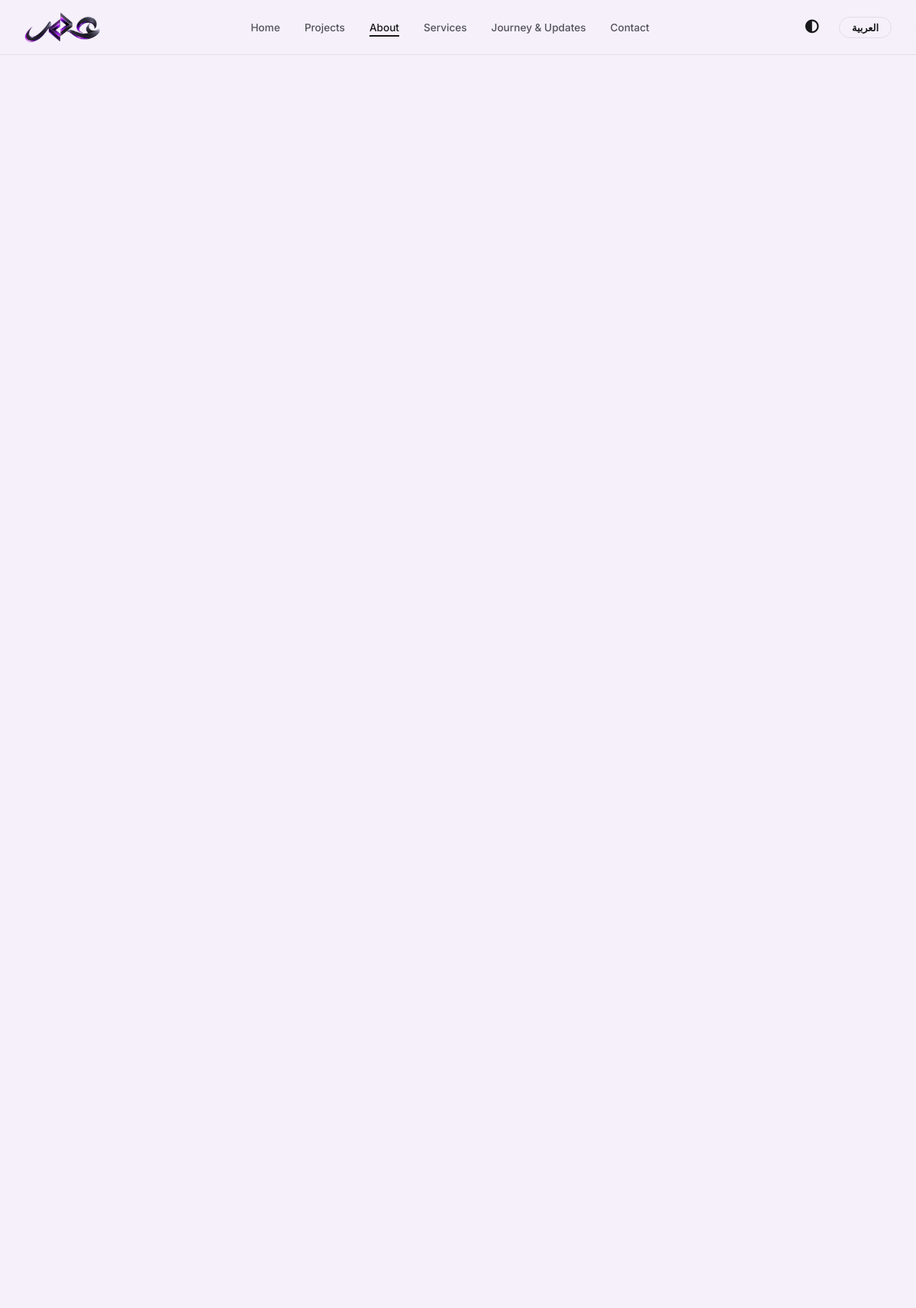
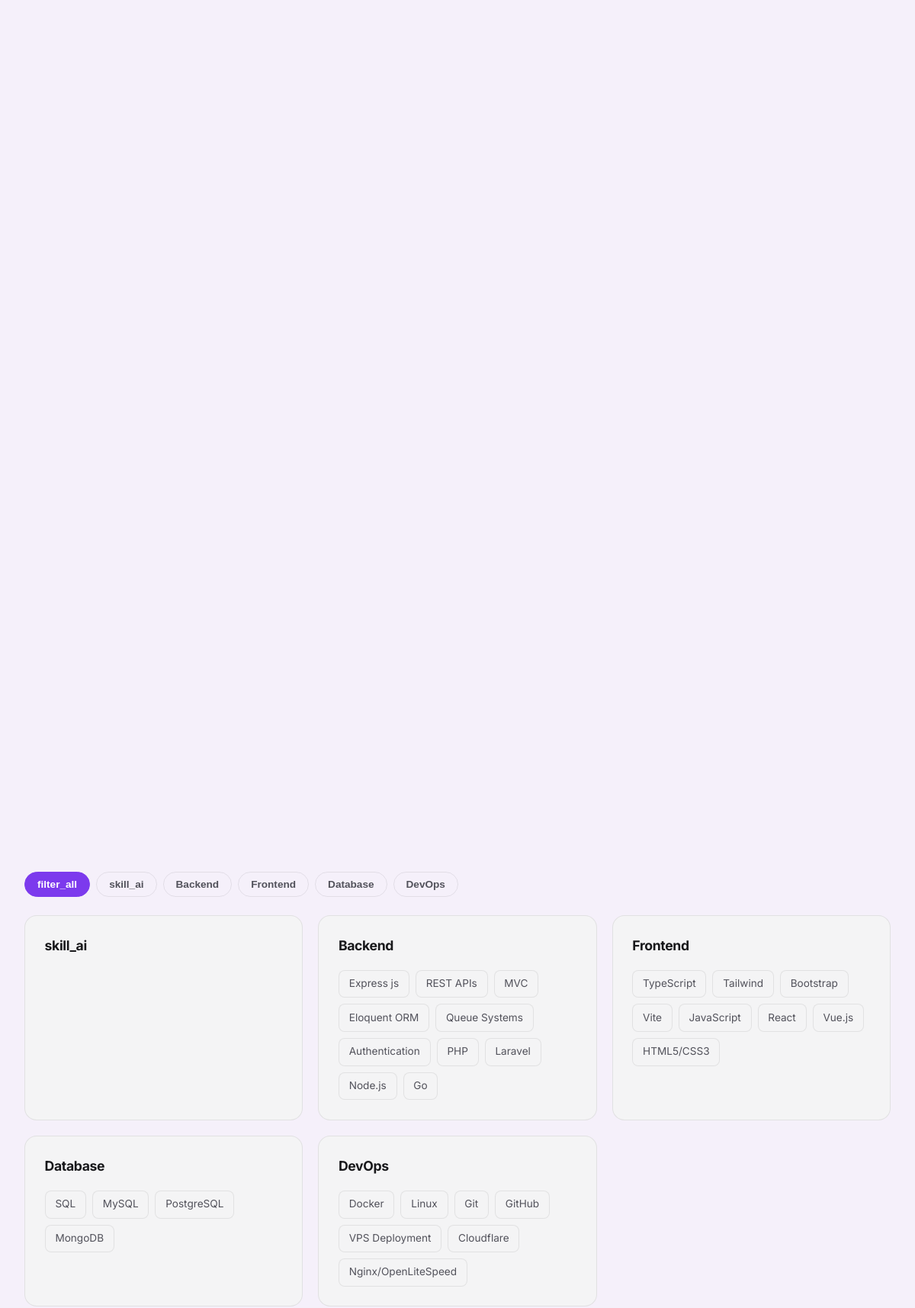
/about (upper part), run on the app's committed database (2 pictures, top to bottom).
### tables this page shows
CREATE TABLE `translations` (
  `id` int NOT NULL AUTO_INCREMENT,
  `msgid` varchar(255) NOT NULL,
  `en` text,
  `ar` text,
  `created_at` timestamp NULL DEFAULT CURRENT_TIMESTAMP,
  PRIMARY KEY (`id`),
  UNIQUE KEY `msgid` (`msgid`)
);

CREATE TABLE `skills` (
  `id` int NOT NULL AUTO_INCREMENT,
  `category` varchar(50) NOT NULL,
  `name_en` varchar(255) NOT NULL,
  `name_ar` varchar(255) DEFAULT NULL,
  `sort_order` int DEFAULT '0',
  `created_at` timestamp NULL DEFAULT CURRENT_TIMESTAMP,
  PRIMARY KEY (`id`)
);

### public/index.php (called while the page is built, shortened)
<?php
require_once APP_PATH . '/helpers.php';
spl_autoload_register(function ($class) {
    $path = BASE_PATH . '/' . str_replace('\\', '/', $class) . '.php';
});
require_once APP_PATH . '/Router.php';
$router = new app\Router();
$router->add('', 'app\controllers\HomeController', 'index');
$router->add('about', 'app\controllers\AboutController', 'index');
$router->add('projects', 'app\controllers\ProjectController', 'index');
$router->add('projects/:slug', 'app\controllers\ProjectController', 'detail');
$router->add('blog', 'app\controllers\BlogController', 'index');
$router->add('services', 'app\controllers\ServicesController', 'index');
$router->add('contact', 'app\controllers\ContactController', 'index');
$router->add('contact/submit', 'app\controllers\ContactController', 'submit');
$router->add('lang', 'app\controllers\Controller', 'switchLang');
$url = $_GET['url'] ?? '';
$router->dispatch($url);

### app/controllers/AboutController.php (called while the page is built, shortened)
<?php
class AboutController extends Controller
{
    public function index()
    {
        $this->render('about', [
            'title_key' => 'nav_about',
            'active_page' => 'about'
        ]);
    }
}

### app/helpers.php (called while the page is built, shortened)
<?php
function translate($msgid) {
    $lang = $_SESSION['lang'] ?? $_COOKIE['lang'] ?? 'en';
    return Translation::get($msgid, $lang);
}
function is_editor_mode() {
    return isset($_SESSION['admin_user_id'], $_SESSION['admin_editor_active'])
        && ($_SERVER['HTTP_SEC_FETCH_DEST'] ?? '') === 'iframe';
}
function t($msgid) {
    $text = translate($msgid);
    return $text;
}
function get_current_lang() {
    return $_SESSION['lang'] ?? $_COOKIE['lang'] ?? 'en';
}
function is_rtl() {
    return get_current_lang() === 'ar';
}

### app/models/Translation.php (called while the page is built, shortened)
<?php
class Translation extends Model
{
    public static function get($msgid, $lang = 'en')
    {
        $sql = "SELECT `$lang` FROM translations WHERE msgid = ? LIMIT 1";
        $stmt = self::query($sql, [$msgid]);
        $result = $stmt->fetch();
        return $result[$lang] ?? $msgid;
    }
}

### app/models/Model.php (called while the page is built, shortened)
<?php
abstract class Model
{
    protected static $db;
    public static function connect()
    {
        if (self::$db === null) {
            $host = getenv('DB_HOST') !== false ? getenv('DB_HOST') : 'localhost';
            $name = getenv('DB_NAME') !== false ? getenv('DB_NAME') : 'portfolio';
            $user = getenv('DB_USER') !== false ? getenv('DB_USER') : 'root';
            $pass = getenv('DB_PASS') !== false ? getenv('DB_PASS') : 'root';
            try {
                self::$db = new PDO("mysql:host=$host;dbname=$name;charset=utf8mb4", $user, $pass);
                self::$db->setAttribute(PDO::ATTR_ERRMODE, PDO::ERRMODE_EXCEPTION);
                self::$db->setAttribute(PDO::ATTR_DEFAULT_FETCH_MODE, PDO::FETCH_ASSOC);
                self::$db->exec("SET NAMES utf8mb4");
            } catch (PDOException $e) {
                die("Connection failed: " . $e->getMessage());
            }
        }
        return self::$db;
    }
    protected static function query($sql, $params = [])
    {
        $stmt = self::connect()->prepare($sql);
        $stmt->execute($params);
        return $stmt;
    }
}

### app/models/Skill.php (called while the page is built, shortened)
<?php
class Skill extends Model {
    public static function all() {
        return self::query("SELECT * FROM skills ORDER BY category, sort_order, id")->fetchAll();
    }
    public static function getGrouped() {
        $skills = self::all();
        $grouped = [];
        foreach ($skills as $skill) {
            $grouped[$skill['category']][] = $skill;
        }
        return $grouped;
    }
}

### app/views/about.php (the view, shortened to what this page needs)
<?php
include PARTIAL_PATH . '/header.php';
$lang = get_current_lang();
$skills = Skill::getGrouped();
?>
<?php
$categories = ['ai' => 'skill_ai', 'backend' => 'skill_backend', 'frontend' => 'skill_frontend', 'database' => 'skill_database', 'devops' => 'skill_devops'];
?>
<section class="about-hero-v2">
    <div class="container about-hero-grid">
    </div>
</section>
<section class="about-stats">
    <div class="container about-stats-grid">
    </div>
</section>
<div class="container">
    <section class="about-block about-story-grid">
    </section>
    <section class="about-block">
        <div class="principles-grid">
        </div>
    </section>
    <section class="about-block">
        <div class="exp-list">
        </div>
    </section>
    <section class="about-block about-skills-section" id="about-skills">
        <div class="skill-tabs" role="tablist">
            <button class="filter-btn active" data-skill-tab="all"><?= t('filter_all') ?></button>
            <?php foreach ($categories as $catKey => $catMsgId): ?>
                <button class="filter-btn" data-skill-tab="<?= $catKey ?>"><?= t($catMsgId) ?></button>
            <?php endforeach; ?>
        </div>
        <div class="skills-grid-new">
            <?php foreach ($categories as $catKey => $catMsgId): ?>
            <div class="skill-card" data-category="<?= $catKey ?>">
                <h3 class="skill-category"><?= t($catMsgId) ?></h3>
                <ul class="skill-list-new" id="skill-list-<?= $catKey ?>">
                    <?php foreach ($skills[$catKey] ?? [] as $skill): ?>
                        <li data-skill-id="<?= $skill['id'] ?>">
                            <?= htmlspecialchars($skill['name_' . $lang] ?: $skill['name_en']) ?>
                        </li>
                    <?php endforeach; ?>
                </ul>
            </div>
            <?php endforeach; ?>
        </div>
    </section>
</div>
<?php include PARTIAL_PATH . '/footer.php'; ?>

### app/Router.php (shortened to what this page needs)
<?php
class Router
{
    protected $routes = [];
    public function add($url, $controller, $action)
    {
        $this->routes[$url] = [
            'controller' => $controller,
            'action' => $action
        ];
    }
    public function dispatch($url)
    {
        $url = trim($url, '/');
        foreach ($this->routes as $routeUrl => $routeData) {
            $pattern = preg_replace('/:[a-zA-Z0-9_]+/', '([^/]+)', $routeUrl);
            $pattern = '#^' . $pattern . '$#';
            if (preg_match($pattern, $url, $matches)) {
                array_shift($matches);
                $controllerName = $routeData['controller'];
                $action = $routeData['action'];
                if (class_exists($controllerName)) {
                    $controller = new $controllerName();
                    if (method_exists($controller, $action)) {
                        call_user_func_array([$controller, $action], $matches);
                        return;
                    } else {
                        $this->abort(404, "Action '$action' not found in controller '$controllerName'");
                    }
                } else {
                    $this->abort(404, "Controller '$controllerName' not found");
                }
            }
        }
    }
}

### partials/header.php (shortened to what this page needs)
<!DOCTYPE html>
<html lang="<?= get_current_lang() ?>" dir="<?= is_rtl() ? 'rtl' : 'ltr' ?>">
<head>
    <link rel="stylesheet" href="https://cdnjs.cloudflare.com/ajax/libs/font-awesome/6.4.0/css/all.min.css">
    <link rel="stylesheet" href="/assets/css/style.css?v=<?= filemtime(BASE_PATH . '/public/assets/css/style.css') ?>">
</head>
<?php $themePref = in_array($_COOKIE['theme'] ?? '', ['light', 'dark', 'system'], true) ? $_COOKIE['theme'] : 'system'; ?>
<body class="<?= $themePref === 'light' ? 'light' : 'dark' ?>-mode" data-theme-pref="<?= $themePref ?>">
    <header id="site-header">
        <nav class="container">
            <div class="logo">
                <a href="/" class="logo-link" aria-label="<?= htmlspecialchars(translate('hero_name')) ?>"><img src="/assets/images/brand/logo-icon.webp" alt="<?= htmlspecialchars(translate('hero_name')) ?>" class="logo-icon" width="1200" height="487"></a>
            </div>
            <ul class="nav-links" id="nav-links">
                <li><a href="/" class="<?= ($active_page === 'home') ? 'active' : ''; ?>"><?= t('nav_home') ?></a></li>
                <li><a href="/projects" class="<?= ($active_page === 'projects') ? 'active' : ''; ?>"><?= t('nav_projects') ?></a></li>
                <li><a href="/about" class="<?= ($active_page === 'about') ? 'active' : ''; ?>"><?= t('nav_about') ?></a></li>
                <li><a href="/services" class="<?= ($active_page === 'services') ? 'active' : ''; ?>"><?= t('nav_services') ?></a></li>
                <li><a href="/blog" class="<?= ($active_page === 'blog') ? 'active' : ''; ?>"><?= t('nav_blog') ?></a></li>
                <li><a href="/contact" class="<?= ($active_page === 'contact') ? 'active' : ''; ?>"><?= t('nav_contact') ?></a></li>
            </ul>
            <div class="header-actions">
                <button id="theme-toggle" class="icon-btn"
                        data-label-system="<?= htmlspecialchars(translate('theme_system')) ?>"
                        data-label-light="<?= htmlspecialchars(translate('theme_light')) ?>"
                        data-label-dark="<?= htmlspecialchars(translate('theme_dark')) ?>">
                    <i class="fas fa-circle-half-stroke"></i>
                </button>
                <div class="lang-switcher">
                    <?php if (get_current_lang() === 'en'): ?>
                        <a href="/lang?lang=ar" class="lang-link" id="lang-switch">العربية</a>
                    <?php else: ?>
                        <a href="/lang?lang=en" class="lang-link" id="lang-switch">English</a>
                    <?php endif; ?>
                </div>
            </div>
        </nav>
    </header>
    <main>

### data on the page
translations: en "Home"
translations: en "Projects"
translations: en "About"
translations: en "Services"
translations: en "Journey & Updates"
translations: en "Contact"
translations: en "Backend"
translations: en "Frontend"
translations: en "Database"
translations: en "DevOps"
skills: name_en "Express js"
skills: name_en "REST APIs"
skills: name_en "MVC"
skills: name_en "Eloquent ORM"
skills: name_en "Queue Systems"
skills: name_en "Authentication"
skills: name_en "PHP"
skills: name_en "Laravel"
skills: name_en "Node.js"
skills: name_en "Go"
skills: name_en "TypeScript"
skills: name_en "Tailwind"
skills: name_en "Bootstrap"
skills: name_en "Vite"
skills: name_en "JavaScript"
skills: name_en "React"
skills: name_en "Vue.js"
skills: name_en "HTML5/CSS3"
skills: name_en "SQL"
skills: name_en "MySQL"
skills: name_en "PostgreSQL"
skills: name_en "MongoDB"
skills: name_en "Docker"
skills: name_en "Linux"
skills: name_en "Git"
skills: name_en "GitHub"
skills: name_en "VPS Deployment"
skills: name_en "Cloudflare"
skills: name_en "Nginx/OpenLiteSpeed"

### other printed values
t('filter_all') "filter_all"
t($catMsgId) "skill_ai"
